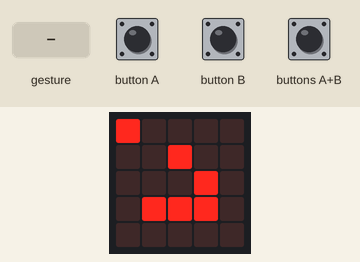
Recording of a program running on a simulated BBC micro:bit running MicroPython. Parts: the board's 5×5 LED display. The inputs (shaded band) are chosen by the test bench. A tilt is held for 1.5 s and a shake lasts 1 s, then the board lies face up again.

Above: at 0.9 s.
1.3 s: buttons A+B pressed for 0.15 s
At 1.7 s:
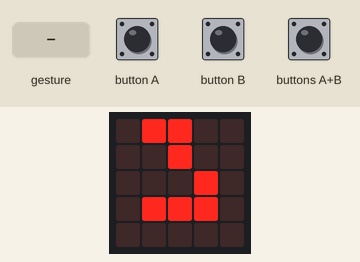
2.0 s: button A pressed for 0.15 s
At 2.1 s:
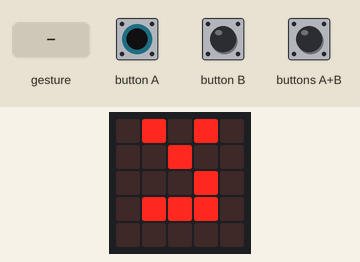
2.7 s: button B pressed for 0.15 s
At 2.9 s:
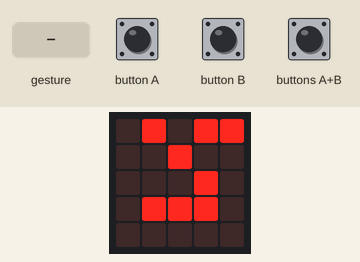
3.4 s: gesture 'shake'
At 3.7 s:
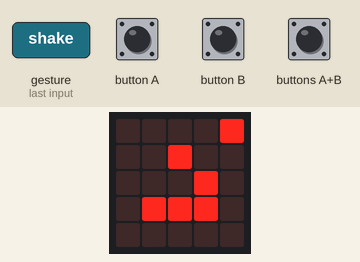
6.3 s: buttons A+B pressed for 3.2 s
At 6.51 s:
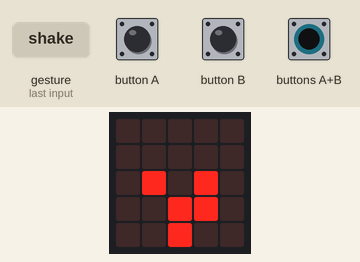
10.1 s: button A pressed for 1 s
At 10.54 s:
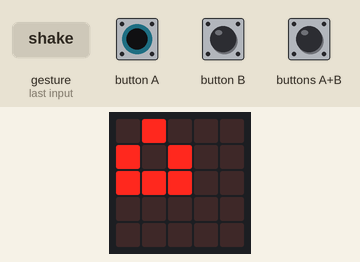
Timing chart, 0 to 12.7 s (numbered marks = the images above; inputs shaded):
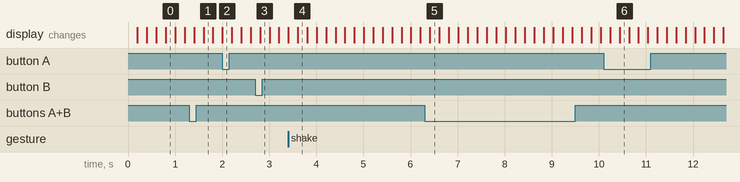

The program:

game_of_life.py
```python
from microbit import *

def grid_to_image(grid):
    return Image("".join(["".join(map(str, row))+':' for row in grid]))

def display_as_grid():
    return [[display.get_pixel(x, y) for x in range(5)] for y in range(5)]

def tick(grid):
    new = [ [0]*5 for _ in range(5) ]
    for x in range(5):
        for y in range(5):
            count = sum(
                [grid[i%5][j%5] for i, j in
                [(x-1,y), (x-1,y-1), (x,y-1), (x+1,y-1), (x+1,y), (x+1,y+1), (x,y+1), (x-1,y+1)]
            ])//9

            if count == 3: new[x][y] = 9
            elif count == 2 and grid[x][y]: new[x][y] = 9
            else: new[x][y] = 0

    return new

x, y = 0, 0
pixel = 0

def move():
    global x, y
    x += 1
    if x == 5:
        x, y = 0, y+1
    if y == 5:
        y = 0

GLIDER = [
    [0,0,0,0,0],
    [0,0,9,0,0],
    [0,0,0,9,0],
    [0,9,9,9,0],
    [0,0,0,0,0],
]

display.show(grid_to_image(GLIDER))
while True:
    if button_a.is_pressed() and button_b.is_pressed():
        display.set_pixel(x, y, pixel)
        grid = display_as_grid()
        while button_a.is_pressed() and button_b.is_pressed():
            grid = tick(grid)
            display.show(grid_to_image(grid))
            sleep(200)

            # reset was_pressed to `False`, this happens whenever it is called
            _, _ = button_a.was_pressed(), button_b.was_pressed()
        pixel = display.get_pixel(x, y)

    if button_a.was_pressed():
        display.set_pixel(x, y, pixel)
        move()
        pixel = display.get_pixel(x, y)

    if button_b.was_pressed():
        display.set_pixel(x, y, 9-pixel)
        move()
        pixel = display.get_pixel(x, y)

    if accelerometer.was_gesture('shake'):
        grid = GLIDER
        display.show(grid_to_image(grid))

    display.set_pixel(x, y, 9)
    sleep(200)
    display.set_pixel(x, y, 0)
    sleep(200)
```

Measured:
- after the input at 1.3 s, the display: first differs from a run without the input after 0.30 s (image 1)
- after the input at 2.0 s, the display: changes at once (image 2)
- after the input at 2.7 s, the display: changes after 0.11 s (image 3)
- after the input at 3.4 s, the display: first differs from a run without the input after 0.21 s (image 4)
- after the input at 6.3 s, the display: changes after 0.11 s (image 5)
- after the input at 10.1 s, the display: first differs from a run without the input after 0.34 s (image 6)
